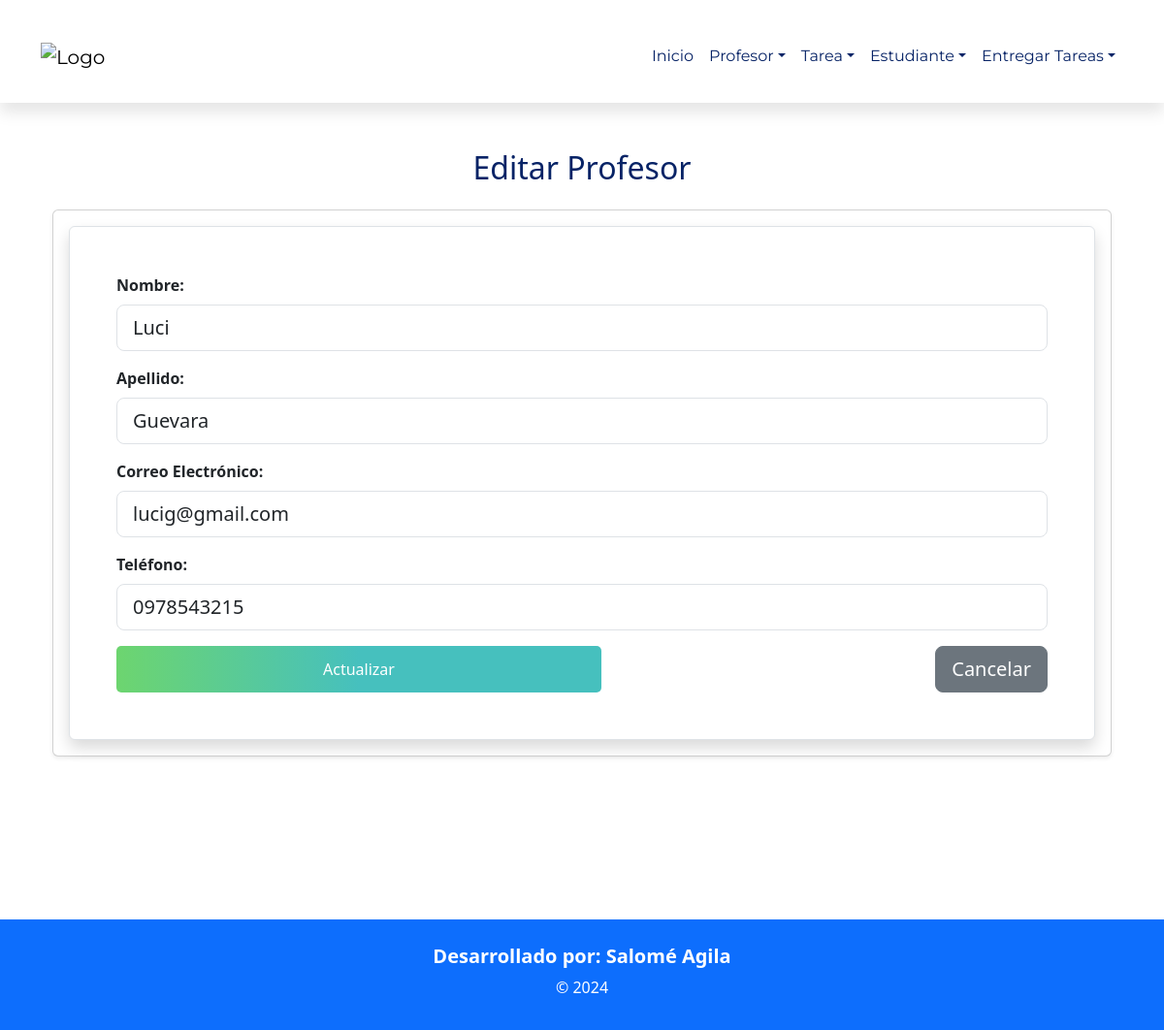
Page /editarProfesor/1/ on the committed database.
### Aplicaciones/Clases/models.py (models this page shows, shortened)
class Profesor(models.Model):
    id = models.AutoField(primary_key=True)
    nombre = models.CharField(max_length=100)
    apellido = models.CharField(max_length=100)
    email = models.EmailField(unique=True)
    telefono = models.CharField(max_length=15)

### Aplicaciones/Clases/views.py (the view)
# urls.py: path('editarProfesor/<int:id>/', views.editarProfesor),
def editarProfesor(request, id):
    profesorEditar = Profesor.objects.get(id=id)
    return render(request, 'editarProfesor.html', {'profesor': profesorEditar})

### Aplicaciones/Clases/templates/editarProfesor.html (shortened to what this page needs)
{% extends "./plantilla.html" %}
{% block contenido %}
<div class="container my-5">
    <h2 class="text-center mb-4" style="color: #072366;">Editar Profesor</h2>
    <div class="card shadow-sm">
    <div class="card-body">
        <form action="/procesarEdicionProfesor/{{ profesor.id }}/" id="frm_editar_profesor" method="post" class="p-5 border rounded shadow bg-white">
            <div class="mb-3">
                <label for="txt_nombre" class="form-label fw-bold">Nombre:</label>
                <input type="text" class="form-control form-control-lg" name="txt_nombre" id="txt_nombre" value="{{ profesor.nombre }}" placeholder="Ingrese el nombre" required>
            </div>
            <div class="mb-3">
                <label for="txt_apellido" class="form-label fw-bold">Apellido:</label>
                <input type="text" class="form-control form-control-lg" name="txt_apellido" id="txt_apellido" value="{{ profesor.apellido }}" placeholder="Ingrese el apellido" required>
            </div>
            <div class="mb-3">
                <label for="txt_email" class="form-label fw-bold">Correo Electrónico:</label>
                <input type="email" class="form-control form-control-lg" name="txt_email" id="txt_email" value="{{ profesor.email }}" placeholder="Ingrese el correo electrónico" required>
            </div>
            <div class="mb-3">
                <label for="txt_telefono" class="form-label fw-bold">Teléfono:</label>
                <input type="text" class="form-control form-control-lg" name="txt_telefono" id="txt_telefono" value="{{ profesor.telefono }}" placeholder="Ingrese el número de teléfono" required>
            </div>
            <div class="d-flex justify-content-between">
                <button type="submit" class="btn-guardar">Actualizar</button>
                <a href="/listadoProfesor/" class="btn btn-secondary btn-lg">Cancelar</a>
            </div>
        </form>
        </div>
    </div>
</div>
{% endblock %}

### Aplicaciones/Clases/templates/plantilla.html (style rules this page uses)
.container { margin-top: 10px; }
.btn-guardar { background: linear-gradient(to left, #46C0BE, #46C0BE, #6DD56F); border: none; color: white; font-size: 16px; padding: 10px 20px; border-radius: 5px; cursor: pointer; transition: all 0.3s ease; width: 500px; }

### rows in the picture
Profesor: txt_nombre "Luci", txt_apellido "Guevara", txt_email "lucig@gmail.com", txt_telefono "0978543215"
